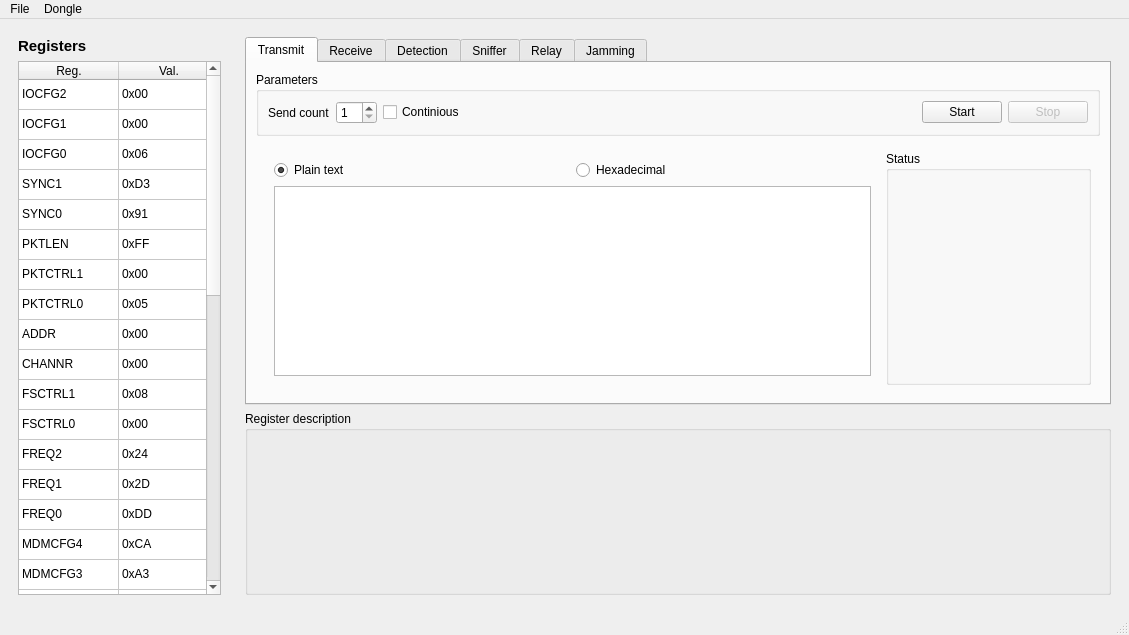
<?xml version="1.0" encoding="UTF-8"?>
<ui version="4.0">
 <class>MainWindow</class>
 <widget class="QMainWindow" name="MainWindow">
  <property name="geometry">
   <rect>
    <x>0</x>
    <y>0</y>
    <width>1129</width>
    <height>635</height>
   </rect>
  </property>
  <property name="windowTitle">
   <string>CC1111USB Client</string>
  </property>
  <widget class="QWidget" name="centralwidget">
   <layout class="QHBoxLayout" name="horizontalLayout" stretch="1,4">
    <item>
     <widget class="QWidget" name="registerWidget" native="true">
      <layout class="QVBoxLayout" name="verticalLayout">
       <item>
        <widget class="QLabel" name="registerLabel">
         <property name="font">
          <font>
           <pointsize>11</pointsize>
           <weight>75</weight>
           <bold>true</bold>
          </font>
         </property>
         <property name="text">
          <string>Registers</string>
         </property>
        </widget>
       </item>
       <item>
        <widget class="QTableWidget" name="registerTable">
         <property name="horizontalScrollBarPolicy">
          <enum>Qt::ScrollBarAlwaysOff</enum>
         </property>
         <attribute name="horizontalHeaderVisible">
          <bool>true</bool>
         </attribute>
         <attribute name="verticalHeaderVisible">
          <bool>false</bool>
         </attribute>
         <attribute name="verticalHeaderVisible">
          <bool>false</bool>
         </attribute>
         <attribute name="horizontalHeaderVisible">
          <bool>true</bool>
         </attribute>
         <row>
          <property name="text">
           <string>New Row</string>
          </property>
         </row>
         <row>
          <property name="text">
           <string>New Row</string>
          </property>
         </row>
         <row>
          <property name="text">
           <string>New Row</string>
          </property>
         </row>
         <row>
          <property name="text">
           <string>New Row</string>
          </property>
         </row>
         <row>
          <property name="text">
           <string>New Row</string>
          </property>
         </row>
         <row>
          <property name="text">
           <string>New Row</string>
          </property>
         </row>
         <row>
          <property name="text">
           <string>New Row</string>
          </property>
         </row>
         <row>
          <property name="text">
           <string>New Row</string>
          </property>
         </row>
         <row>
          <property name="text">
           <string>New Row</string>
          </property>
         </row>
         <row>
          <property name="text">
           <string>New Row</string>
          </property>
         </row>
         <row>
          <property name="text">
           <string>New Row</string>
          </property>
         </row>
         <row>
          <property name="text">
           <string>New Row</string>
          </property>
         </row>
         <row>
          <property name="text">
           <string>New Row</string>
          </property>
         </row>
         <row>
          <property name="text">
           <string>New Row</string>
          </property>
         </row>
         <row>
          <property name="text">
           <string>New Row</string>
          </property>
         </row>
         <row>
          <property name="text">
           <string>New Row</string>
          </property>
         </row>
         <row>
          <property name="text">
           <string>New Row</string>
          </property>
         </row>
         <row>
          <property name="text">
           <string>New Row</string>
          </property>
         </row>
         <row>
          <property name="text">
           <string>New Row</string>
          </property>
         </row>
         <row>
          <property name="text">
           <string>New Row</string>
          </property>
         </row>
         <row>
          <property name="text">
           <string>New Row</string>
          </property>
         </row>
         <row>
          <property name="text">
           <string>New Row</string>
          </property>
         </row>
         <row>
          <property name="text">
           <string>New Row</string>
          </property>
         </row>
         <row>
          <property name="text">
           <string>New Row</string>
          </property>
         </row>
         <row>
          <property name="text">
           <string>New Row</string>
          </property>
         </row>
         <row>
          <property name="text">
           <string>New Row</string>
          </property>
         </row>
         <row>
          <property name="text">
           <string>New Row</string>
          </property>
         </row>
         <row>
          <property name="text">
           <string>New Row</string>
          </property>
         </row>
         <row>
          <property name="text">
           <string>New Row</string>
          </property>
         </row>
         <row>
          <property name="text">
           <string>New Row</string>
          </property>
         </row>
         <row>
          <property name="text">
           <string>New Row</string>
          </property>
         </row>
         <row>
          <property name="text">
           <string>New Row</string>
          </property>
         </row>
         <row>
          <property name="text">
           <string>New Row</string>
          </property>
         </row>
         <row>
          <property name="text">
           <string>New Row</string>
          </property>
         </row>
         <row>
          <property name="text">
           <string>New Row</string>
          </property>
         </row>
         <row>
          <property name="text">
           <string>New Row</string>
          </property>
         </row>
         <row>
          <property name="text">
           <string>New Row</string>
          </property>
         </row>
         <row>
          <property name="text">
           <string>New Row</string>
          </property>
         </row>
         <row>
          <property name="text">
           <string>New Row</string>
          </property>
         </row>
         <column>
          <property name="text">
           <string>Reg.</string>
          </property>
         </column>
         <column>
          <property name="text">
           <string>Val.</string>
          </property>
         </column>
         <item row="0" column="0">
          <property name="text">
           <string>IOCFG2</string>
          </property>
         </item>
         <item row="0" column="1">
          <property name="text">
           <string>0x00</string>
          </property>
         </item>
         <item row="1" column="0">
          <property name="text">
           <string>IOCFG1</string>
          </property>
         </item>
         <item row="1" column="1">
          <property name="text">
           <string>0x00</string>
          </property>
         </item>
         <item row="2" column="0">
          <property name="text">
           <string>IOCFG0</string>
          </property>
         </item>
         <item row="2" column="1">
          <property name="text">
           <string>0x06</string>
          </property>
         </item>
         <item row="3" column="0">
          <property name="text">
           <string>SYNC1</string>
          </property>
         </item>
         <item row="3" column="1">
          <property name="text">
           <string>0xD3</string>
          </property>
         </item>
         <item row="4" column="0">
          <property name="text">
           <string>SYNC0</string>
          </property>
         </item>
         <item row="4" column="1">
          <property name="text">
           <string>0x91</string>
          </property>
         </item>
         <item row="5" column="0">
          <property name="text">
           <string>PKTLEN</string>
          </property>
         </item>
         <item row="5" column="1">
          <property name="text">
           <string>0xFF</string>
          </property>
         </item>
         <item row="6" column="0">
          <property name="text">
           <string>PKTCTRL1</string>
          </property>
         </item>
         <item row="6" column="1">
          <property name="text">
           <string>0x00</string>
          </property>
         </item>
         <item row="7" column="0">
          <property name="text">
           <string>PKTCTRL0</string>
          </property>
         </item>
         <item row="7" column="1">
          <property name="text">
           <string>0x05</string>
          </property>
         </item>
         <item row="8" column="0">
          <property name="text">
           <string>ADDR</string>
          </property>
         </item>
         <item row="8" column="1">
          <property name="text">
           <string>0x00</string>
          </property>
         </item>
         <item row="9" column="0">
          <property name="text">
           <string>CHANNR</string>
          </property>
         </item>
         <item row="9" column="1">
          <property name="text">
           <string>0x00</string>
          </property>
         </item>
         <item row="10" column="0">
          <property name="text">
           <string>FSCTRL1</string>
          </property>
         </item>
         <item row="10" column="1">
          <property name="text">
           <string>0x08</string>
          </property>
         </item>
         <item row="11" column="0">
          <property name="text">
           <string>FSCTRL0</string>
          </property>
         </item>
         <item row="11" column="1">
          <property name="text">
           <string>0x00</string>
          </property>
         </item>
         <item row="12" column="0">
          <property name="text">
           <string>FREQ2</string>
          </property>
         </item>
         <item row="12" column="1">
          <property name="text">
           <string>0x24</string>
          </property>
         </item>
         <item row="13" column="0">
          <property name="text">
           <string>FREQ1</string>
          </property>
         </item>
         <item row="13" column="1">
          <property name="text">
           <string>0x2D</string>
          </property>
         </item>
         <item row="14" column="0">
          <property name="text">
           <string>FREQ0</string>
          </property>
         </item>
         <item row="14" column="1">
          <property name="text">
           <string>0xDD</string>
          </property>
         </item>
         <item row="15" column="0">
          <property name="text">
           <string>MDMCFG4</string>
          </property>
         </item>
         <item row="15" column="1">
          <property name="text">
           <string>0xCA</string>
          </property>
         </item>
         <item row="16" column="0">
          <property name="text">
           <string>MDMCFG3</string>
          </property>
         </item>
         <item row="16" column="1">
          <property name="text">
           <string>0xA3</string>
          </property>
         </item>
         <item row="17" column="0">
          <property name="text">
           <string>MDMCFG2</string>
          </property>
         </item>
         <item row="17" column="1">
          <property name="text">
           <string>0x93</string>
          </property>
         </item>
         <item row="18" column="0">
          <property name="text">
           <string>MDMCFG1</string>
          </property>
         </item>
         <item row="18" column="1">
          <property name="text">
           <string>0x23</string>
          </property>
         </item>
         <item row="19" column="0">
          <property name="text">
           <string>MDMCFG0</string>
          </property>
         </item>
         <item row="19" column="1">
          <property name="text">
           <string>0x11</string>
          </property>
         </item>
         <item row="20" column="0">
          <property name="text">
           <string>DEVIATN</string>
          </property>
         </item>
         <item row="20" column="1">
          <property name="text">
           <string>0x36</string>
          </property>
         </item>
         <item row="21" column="0">
          <property name="text">
           <string>MCSM2</string>
          </property>
         </item>
         <item row="21" column="1">
          <property name="text">
           <string>0x07</string>
          </property>
         </item>
         <item row="22" column="0">
          <property name="text">
           <string>MCSM1</string>
          </property>
         </item>
         <item row="22" column="1">
          <property name="text">
           <string>0x30</string>
          </property>
         </item>
         <item row="23" column="0">
          <property name="text">
           <string>MCSM0</string>
          </property>
         </item>
         <item row="23" column="1">
          <property name="text">
           <string>0x18</string>
          </property>
         </item>
         <item row="24" column="0">
          <property name="text">
           <string>FOCCFG</string>
          </property>
         </item>
         <item row="24" column="1">
          <property name="text">
           <string>0x16</string>
          </property>
         </item>
         <item row="25" column="0">
          <property name="text">
           <string>BSCFG</string>
          </property>
         </item>
         <item row="25" column="1">
          <property name="text">
           <string>0x6C</string>
          </property>
         </item>
         <item row="26" column="0">
          <property name="text">
           <string>AGCCTRL2</string>
          </property>
         </item>
         <item row="26" column="1">
          <property name="text">
           <string>0x43</string>
          </property>
         </item>
         <item row="27" column="0">
          <property name="text">
           <string>AGCCTRL1</string>
          </property>
         </item>
         <item row="27" column="1">
          <property name="text">
           <string>0x40</string>
          </property>
         </item>
         <item row="28" column="0">
          <property name="text">
           <string>AGCCTRL0</string>
          </property>
         </item>
         <item row="28" column="1">
          <property name="text">
           <string>0x91</string>
          </property>
         </item>
         <item row="29" column="0">
          <property name="text">
           <string>FREND1</string>
          </property>
         </item>
         <item row="29" column="1">
          <property name="text">
           <string>0x56</string>
          </property>
         </item>
         <item row="30" column="0">
          <property name="text">
           <string>FREND0</string>
          </property>
         </item>
         <item row="30" column="1">
          <property name="text">
           <string>0x10</string>
          </property>
         </item>
         <item row="31" column="0">
          <property name="text">
           <string>FSCAL3</string>
          </property>
         </item>
         <item row="31" column="1">
          <property name="text">
           <string>0xE9</string>
          </property>
         </item>
         <item row="32" column="0">
          <property name="text">
           <string>FCSAL2</string>
          </property>
         </item>
         <item row="32" column="1">
          <property name="text">
           <string>0x2A</string>
          </property>
         </item>
         <item row="33" column="0">
          <property name="text">
           <string>FSCAL1</string>
          </property>
         </item>
         <item row="33" column="1">
          <property name="text">
           <string>0x00</string>
          </property>
         </item>
         <item row="34" column="0">
          <property name="text">
           <string>FSCAL0</string>
          </property>
         </item>
         <item row="34" column="1">
          <property name="text">
           <string>0x1F</string>
          </property>
         </item>
         <item row="35" column="0">
          <property name="text">
           <string>TEST2</string>
          </property>
         </item>
         <item row="35" column="1">
          <property name="text">
           <string>0x88</string>
          </property>
         </item>
         <item row="36" column="0">
          <property name="text">
           <string>TEST1</string>
          </property>
         </item>
         <item row="36" column="1">
          <property name="text">
           <string>0x31</string>
          </property>
         </item>
         <item row="37" column="0">
          <property name="text">
           <string>TEST0</string>
          </property>
         </item>
         <item row="37" column="1">
          <property name="text">
           <string>0x09</string>
          </property>
         </item>
         <item row="38" column="0">
          <property name="text">
           <string>PA_TABLE0</string>
          </property>
         </item>
         <item row="38" column="1">
          <property name="text">
           <string>0x50</string>
          </property>
         </item>
        </widget>
       </item>
      </layout>
     </widget>
    </item>
    <item>
     <widget class="QWidget" name="contentWidget" native="true">
      <layout class="QVBoxLayout" name="verticalLayout_2" stretch="2,1">
       <item>
        <widget class="QTabWidget" name="functionsTab">
         <property name="enabled">
          <bool>true</bool>
         </property>
         <property name="currentIndex">
          <number>0</number>
         </property>
         <widget class="QWidget" name="transmitTab">
          <attribute name="title">
           <string>Transmit</string>
          </attribute>
          <layout class="QVBoxLayout" name="verticalLayout_4" stretch="1,4">
           <item>
            <widget class="QGroupBox" name="parameterSendBox">
             <property name="title">
              <string>Parameters</string>
             </property>
             <layout class="QHBoxLayout" name="horizontalLayout_5">
              <item>
               <widget class="QLabel" name="sendcountLabel">
                <property name="text">
                 <string>Send count</string>
                </property>
               </widget>
              </item>
              <item>
               <widget class="QSpinBox" name="countSendBox">
                <property name="minimum">
                 <number>1</number>
                </property>
               </widget>
              </item>
              <item>
               <widget class="QCheckBox" name="continiousSendBox">
                <property name="text">
                 <string>Continious</string>
                </property>
               </widget>
              </item>
              <item>
               <spacer name="sendspacer">
                <property name="orientation">
                 <enum>Qt::Horizontal</enum>
                </property>
                <property name="sizeHint" stdset="0">
                 <size>
                  <width>40</width>
                  <height>20</height>
                 </size>
                </property>
               </spacer>
              </item>
              <item>
               <widget class="QPushButton" name="startSendButton">
                <property name="text">
                 <string>Start</string>
                </property>
               </widget>
              </item>
              <item>
               <widget class="QPushButton" name="stopSendButton">
                <property name="enabled">
                 <bool>false</bool>
                </property>
                <property name="text">
                 <string>Stop</string>
                </property>
               </widget>
              </item>
             </layout>
            </widget>
           </item>
           <item>
            <widget class="QWidget" name="widget_2" native="true">
             <layout class="QHBoxLayout" name="horizontalLayout_4" stretch="3,1">
              <item>
               <widget class="QWidget" name="widget_3" native="true">
                <layout class="QGridLayout" name="gridLayout">
                 <item row="0" column="0">
                  <widget class="QRadioButton" name="plainButton">
                   <property name="text">
                    <string>Plain text</string>
                   </property>
                   <property name="checked">
                    <bool>true</bool>
                   </property>
                  </widget>
                 </item>
                 <item row="0" column="1">
                  <widget class="QRadioButton" name="hexButton">
                   <property name="text">
                    <string>Hexadecimal</string>
                   </property>
                  </widget>
                 </item>
                 <item row="1" column="0" colspan="2">
                  <widget class="QPlainTextEdit" name="dataText"/>
                 </item>
                </layout>
               </widget>
              </item>
              <item>
               <widget class="QGroupBox" name="groupBox_2">
                <property name="title">
                 <string>Status</string>
                </property>
               </widget>
              </item>
             </layout>
            </widget>
           </item>
          </layout>
         </widget>
         <widget class="QWidget" name="receiveTab">
          <attribute name="title">
           <string>Receive</string>
          </attribute>
          <layout class="QVBoxLayout" name="verticalLayout_3" stretch="1,4">
           <item>
            <widget class="QGroupBox" name="parameterRecvBox">
             <property name="title">
              <string>Parameters</string>
             </property>
             <layout class="QHBoxLayout" name="horizontalLayout_3">
              <item>
               <widget class="QLabel" name="receiveLabel">
                <property name="sizePolicy">
                 <sizepolicy hsizetype="Fixed" vsizetype="Preferred">
                  <horstretch>0</horstretch>
                  <verstretch>0</verstretch>
                 </sizepolicy>
                </property>
                <property name="text">
                 <string>Receive count</string>
                </property>
               </widget>
              </item>
              <item>
               <widget class="QSpinBox" name="countRecvBox">
                <property name="sizePolicy">
                 <sizepolicy hsizetype="Fixed" vsizetype="Fixed">
                  <horstretch>0</horstretch>
                  <verstretch>0</verstretch>
                 </sizepolicy>
                </property>
                <property name="minimum">
                 <number>1</number>
                </property>
               </widget>
              </item>
              <item>
               <widget class="QCheckBox" name="continiousRecvBox">
                <property name="sizePolicy">
                 <sizepolicy hsizetype="Fixed" vsizetype="Fixed">
                  <horstretch>0</horstretch>
                  <verstretch>0</verstretch>
                 </sizepolicy>
                </property>
                <property name="text">
                 <string>Continious</string>
                </property>
               </widget>
              </item>
              <item>
               <spacer name="horizontalSpacer">
                <property name="orientation">
                 <enum>Qt::Horizontal</enum>
                </property>
                <property name="sizeHint" stdset="0">
                 <size>
                  <width>40</width>
                  <height>20</height>
                 </size>
                </property>
               </spacer>
              </item>
              <item>
               <widget class="QPushButton" name="startRecvButton">
                <property name="text">
                 <string>Start</string>
                </property>
               </widget>
              </item>
              <item>
               <widget class="QPushButton" name="stopRecvButton">
                <property name="enabled">
                 <bool>false</bool>
                </property>
                <property name="text">
                 <string>Stop</string>
                </property>
               </widget>
              </item>
             </layout>
            </widget>
           </item>
           <item>
            <widget class="QWidget" name="widget" native="true">
             <layout class="QHBoxLayout" name="horizontalLayout_2" stretch="3,1">
              <item>
               <widget class="QTableWidget" name="receiveTable">
                <attribute name="horizontalHeaderStretchLastSection">
                 <bool>true</bool>
                </attribute>
                <attribute name="horizontalHeaderStretchLastSection">
                 <bool>true</bool>
                </attribute>
                <column>
                 <property name="text">
                  <string>Type</string>
                 </property>
                </column>
                <column>
                 <property name="text">
                  <string>Length</string>
                 </property>
                </column>
                <column>
                 <property name="text">
                  <string>Value</string>
                 </property>
                </column>
               </widget>
              </item>
              <item>
               <widget class="QGroupBox" name="statusBox">
                <property name="title">
                 <string>Status</string>
                </property>
               </widget>
              </item>
             </layout>
            </widget>
           </item>
          </layout>
         </widget>
         <widget class="QWidget" name="detectionTab">
          <property name="enabled">
           <bool>true</bool>
          </property>
          <attribute name="title">
           <string>Detection</string>
          </attribute>
          <widget class="QLabel" name="label_2">
           <property name="geometry">
            <rect>
             <x>10</x>
             <y>10</y>
             <width>59</width>
             <height>16</height>
            </rect>
           </property>
           <property name="text">
            <string>TBD</string>
           </property>
          </widget>
         </widget>
         <widget class="QWidget" name="snifferTab">
          <property name="enabled">
           <bool>true</bool>
          </property>
          <attribute name="title">
           <string>Sniffer</string>
          </attribute>
          <widget class="QLabel" name="label_3">
           <property name="geometry">
            <rect>
             <x>10</x>
             <y>10</y>
             <width>59</width>
             <height>16</height>
            </rect>
           </property>
           <property name="text">
            <string>TBD</string>
           </property>
          </widget>
         </widget>
         <widget class="QWidget" name="relayTab">
          <property name="enabled">
           <bool>true</bool>
          </property>
          <attribute name="title">
           <string>Relay</string>
          </attribute>
          <widget class="QLabel" name="label_4">
           <property name="geometry">
            <rect>
             <x>10</x>
             <y>10</y>
             <width>59</width>
             <height>16</height>
            </rect>
           </property>
           <property name="text">
            <string>TBD</string>
           </property>
          </widget>
         </widget>
         <widget class="QWidget" name="jammingTab">
          <property name="enabled">
           <bool>true</bool>
          </property>
          <attribute name="title">
           <string>Jamming</string>
          </attribute>
          <widget class="QLabel" name="label_5">
           <property name="geometry">
            <rect>
             <x>10</x>
             <y>10</y>
             <width>59</width>
             <height>16</height>
            </rect>
           </property>
           <property name="text">
            <string>TBD</string>
           </property>
          </widget>
         </widget>
        </widget>
       </item>
       <item>
        <widget class="QGroupBox" name="registerGroup">
         <property name="title">
          <string>Register description</string>
         </property>
        </widget>
       </item>
      </layout>
     </widget>
    </item>
   </layout>
  </widget>
  <widget class="QMenuBar" name="menubar">
   <property name="geometry">
    <rect>
     <x>0</x>
     <y>0</y>
     <width>1129</width>
     <height>24</height>
    </rect>
   </property>
   <widget class="QMenu" name="menuFile">
    <property name="title">
     <string>File</string>
    </property>
    <addaction name="actionLoad"/>
    <addaction name="actionSave"/>
    <addaction name="separator"/>
    <addaction name="actionExit"/>
   </widget>
   <widget class="QMenu" name="menuDongle">
    <property name="title">
     <string>Dongle</string>
    </property>
    <addaction name="actionConnect"/>
    <addaction name="actionStatus"/>
   </widget>
   <addaction name="menuFile"/>
   <addaction name="menuDongle"/>
  </widget>
  <widget class="QStatusBar" name="statusbar"/>
  <action name="actionLoad">
   <property name="text">
    <string>Load</string>
   </property>
  </action>
  <action name="actionSave">
   <property name="text">
    <string>Save</string>
   </property>
  </action>
  <action name="actionExit">
   <property name="text">
    <string>Exit</string>
   </property>
  </action>
  <action name="actionConnect">
   <property name="text">
    <string>Connect</string>
   </property>
  </action>
  <action name="actionStatus">
   <property name="text">
    <string>Status</string>
   </property>
  </action>
 </widget>
 <resources/>
 <connections>
  <connection>
   <sender>actionExit</sender>
   <signal>triggered()</signal>
   <receiver>MainWindow</receiver>
   <slot>close()</slot>
   <hints>
    <hint type="sourcelabel">
     <x>-1</x>
     <y>-1</y>
    </hint>
    <hint type="destinationlabel">
     <x>564</x>
     <y>317</y>
    </hint>
   </hints>
  </connection>
 </connections>
</ui>
